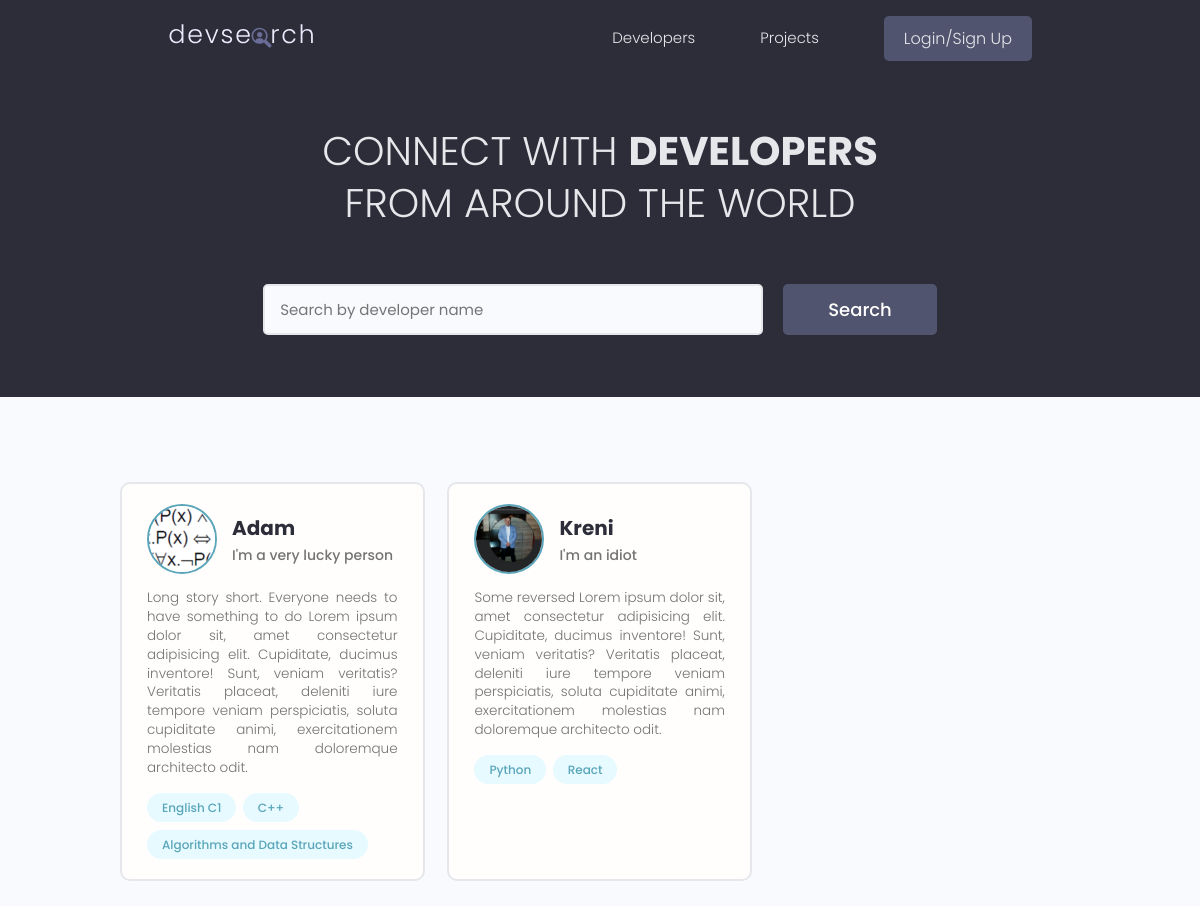
The app's page /, older data.
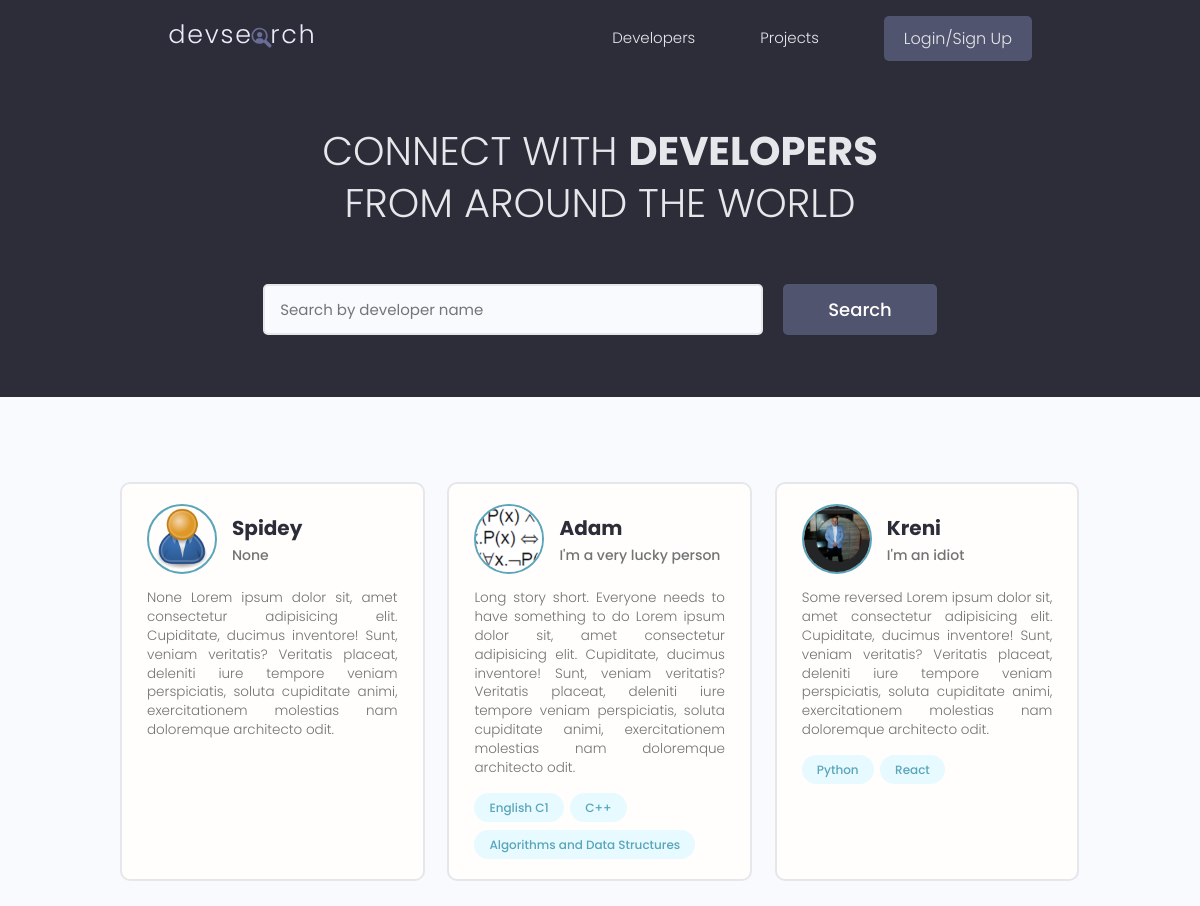
The same page, newer data.
### users/models.py (models this page shows, shortened)
class Profile(models.Model):
    user = models.OneToOneField(User, on_delete=models.CASCADE, null=True, blank=True)
    name = models.CharField(max_length=200, blank=True, null=True)
    email = models.EmailField(max_length=200, blank=True, null=True)
    username = models.CharField(max_length=200, blank=True, null=True)
    location = models.CharField(max_length=200, blank=True, null=True)
    short_intro = models.CharField(max_length=200, blank=True, null=True)
    bio = models.TextField(max_length=200, blank=True, null=True)
    profile_image = models.ImageField(null=True, blank=True, upload_to='profiles/', default='profiles/user-default.png')
    social_github = models.CharField(max_length=200, blank=True, null=True)
    social_twitter = models.CharField(max_length=200, blank=True, null=True)
    social_linkedin = models.CharField(max_length=200, blank=True, null=True)
    social_youtube = models.CharField(max_length=200, blank=True, null=True)
    social_website = models.CharField(max_length=200, blank=True, null=True)
    id = models.UUIDField(default=uuid.uuid4, primary_key=True, editable=False, unique=True)

class Skill(models.Model):
    owner = models.ForeignKey(Profile, on_delete=models.CASCADE, null=True, blank=True)
    name = models.CharField(max_length=200, blank=True, null=True)
    description = models.TextField(max_length=600, blank=True, null=True)
    created = models.DateTimeField(auto_now_add=True)
    id = models.UUIDField(default=uuid.uuid4, unique=True, primary_key=True, editable=False)

### users/views.py (the view)
# urls.py: path('', views.profiles, name='profiles'),
def profiles(request):
    profiles, search_query = searchProfiles(request)
    custom_range, profiles = paginateProfiles(request, profiles, 3)
    context = {'profiles':profiles, 'search_query':search_query, 'custom_range':custom_range}
    return render(request, 'users/profiles.html', context)

### users/utils.py (called while the page is built)
def paginateProfiles(request, profiles, results):
    page = request.GET.get('page')
    paginator = Paginator(profiles, results)
    try:
        profiles = paginator.page(page)
    except PageNotAnInteger:
        page = 1
        profiles = paginator.page(page)
    except EmptyPage:
        page = paginator.num_pages
        profiles = paginator.page(page)
    leftIndex = (int(page)-4)
    if leftIndex < 1:
        leftIndex = 1
    rightIndex = (int(page)+5)
    if rightIndex > paginator.num_pages:
        rightIndex = paginator.num_pages+1
    custom_range = range(leftIndex, rightIndex)
    return custom_range, profiles

def searchProfiles(request):
    search_query = ''
    if request.GET.get('search_query'):
        search_query = request.GET.get('search_query')
    skills = Skill.objects.filter(name__icontains=search_query)
    profiles = Profile.objects.distinct().filter(
        Q(name__icontains=search_query) |
        Q(short_intro__icontains=search_query) |
        Q(skill__in=skills)
        )
    return profiles, search_query

### users/templates/users/profiles.html (shortened to what this page needs)
 {% extends 'main.html' %}
 {% block content %}
    <main class="home">
      <section class="hero-section text-center">
        <div class="container container--narrow">
          <div class="hero-section__box">
            <h2>CONNECT WITH <span>DEVELOPERS</span></h2>
            <h2>FROM AROUND THE WORLD</h2>
          </div>
          <div class="hero-section__search">
            <form id="searchForm" class="form" action="{% url 'profiles' %}" method="get">
              <div class="form__field">
                <input class="input input--text" id="formInput#search" type="text" name="search_query"
                 value="{{ search_query }}" placeholder="Search by developer name" />
              </div>
              <input class="btn btn--sub btn--lg" type="submit" value="Search" />
            </form>
          </div>
        </div>
      </section>
      <section class="devlist">
        <div class="container">
          <div class="grid grid--three">
            {% for profile in profiles %}
            <div class="column card">
              <div class="dev">
                <a href="{% url 'user-profile' profile.id %}" class="card__body">
                  <div class="dev__profile">
                    <img class="avatar avatar--md" src="{{ profile.profile_image.url }}" alt="image" />
                    <div class="dev__meta">
                      <h3>{{ profile.name }}</h3>
                      <h5>{{ profile.short_intro|slice:"60" }}</h5>
                    </div>
                  </div>
                  <p class="dev__info">
                    {{ profile.bio|slice:"300" }} Lorem ipsum dolor sit, amet consectetur adipisicing elit. Cupiditate, ducimus inventore! Sunt,
                    veniam veritatis? Veritatis placeat, deleniti iure tempore veniam perspiciatis, soluta cupiditate
                    animi, exercitationem molestias nam doloremque architecto odit.
                  </p>
                  <div class="dev__skills">
                    {% for skill in  profile.skill_set.all|slice:"5" %}
                    <span class="tag tag--pill tag--main">
                      <small>{{skill.name}}</small>
                    </span>
                    {% endfor %}
                  </div>
                </a>
              </div>
            </div>
            {% endfor %}
          </div>
        </div>
      </section>
    </main>
 {% endblock %}

### templates/main.html (shortened to what this page needs)
<!DOCTYPE html>
{% load static %}
<html>
<head>
  <link rel="stylesheet" href="https://cdn.iconmonstr.com/1.3.0/css/iconmonstr-iconic-font.min.css" />
  <link rel="stylesheet" href="{% static 'uikit/styles/uikit.css' %}" />
  <link rel="stylesheet" href="{% static 'styles/app.css' %}" />
</head>
<body>
    {% include 'navbar.html' %}
    {% block content %}{% endblock %}
</body>
</html>

### templates/navbar.html (shortened to what this page needs)
{% load static %}
<header class="header">
    <div class="container container--narrow">
      <a href="{% url 'profiles' %}" class="header__logo" style="padding-right: 60px;">
        <img src="{% static 'images/logo.svg' %}" alt="DevSearch Logo" />
      </a>
      <nav class="header__nav">
        <ul class="header__menu">
          <li class="header__menuItem"><a href="{% url 'profiles' %}">Developers</a></li>
          <li class="header__menuItem"><a href="{% url 'projects' %}">Projects</a></li>
          {% if request.user.is_authenticated %}
          <li class="header__menuItem"><a href="{% url 'inbox' %}">Inbox</a></li>
          <li class="header__menuItem"><a href="{% url 'account' %}">Account</a></li>
          <li class="header__menuItem"><a href="{% url 'logout' %}" class="btn btn--sub">Log out</a></li>
          {% else %}
          <li class="header__menuItem"><a href="{% url 'login' %}" class="btn btn--sub">Login/Sign Up</a></li>
          {% endif %}
        </ul>
      </nav>
    </div>
  </header>

### static/styles/app.css (style rules this page uses)
:root { --color-sub: #2d2d39; }
.btn--sub { background-color: var(--color-sub-light); }
.card { border: 2px solid var(--color-light); }
img { width: 100%; }
.header { position: sticky; z-index: 111; background-color: var(--color-sub); padding: 1.5rem 0; }
.header > .container { display: flex; justify-content: space-between; align-items: center; }
.header__logo > img { height: 3.8rem; }
.header__nav > ul { display: inline-flex; align-items: center; list-style: none; gap: 6.5rem; }
.header__menuItem > a { color: var(--color-light); font-weight: 300; }
.hero-section { height: 40vh; display: flex; align-items: center; background-color: var(--color-sub); }
.hero-section__box { margin-bottom: 4rem; }
.hero-section__box > h2, .hero-section__box > h2 > span { font-size: 4rem; color: var(--color-light); line-height: 1.3; text-transform: uppercase; }
.hero-section__box > h2 { font-weight: 300; }
.hero-section__box > h2 > span { font-weight: 700; }
.hero-section__search > .form { display: flex; align-items: center; justify-content: center; gap: 2rem; }
.hero-section__search > .form input.input--text { width: 50rem; }
.devlist { margin-top: 8rem; }
.devlist .grid { align-items: stretch; }
.devlist .dev .dev__profile { display: flex; align-items: center; gap: 1.5rem; }
.devlist .dev .dev__meta h3 { color: var(--color-sub); font-size: 2rem; font-weight: 700; }
.devlist .dev .dev__meta h5 { color: var(--color-text); font-size: 1.4rem; font-weight: 500; }
.devlist .dev .dev__info { margin: 1.5rem 0; font-size: 1.35rem; line-height: 1.4; text-align: justify; }

### static/uikit/styles/modules/_variables.css (style rules this page uses)
:root { --color-main: #5aa5b9; --color-main-light: #e6faff; --color-sub: #3f4156; --color-sub-light: #51546e; --color-sub-lighter: #ededfd; --color-text: #737373; --color-gray: #8b8b8b; --color-light: #e5e7eb; --color-light-gray: #767676; --color-bg: #f8fafd; --color-white: #fffefd; --color-white-light: #f3f3f3; --color-success: #359e64; --color-success-bg: #def8e8; --color-error: #fc4b0b; --color-error-bg: #fff2ee; --font-base: 'Poppins', arial, helvetica, 'Segoe UI', roboto, ubuntu, sans-serif; --font-monospace: 'Fira Code', 'Courier New', courier, monospace; --font-regular: 300; --font-medium: 500; --font-bold: 700; --generic-shadow: 1px 1px 5px #00000010; --generic-transition: all 0.3s ease-in-out; }

### static/uikit/styles/modules/_base.css (style rules this page uses)
* { margin: 0; padding: 0; box-sizing: border-box; text-rendering: optimizeLegibility; color: inherit; font-size: inherit; }
html { font-size: 50%; }
@media only screen and (min-width: 480px) { html { font-size: 56.25%; } }
@media only screen and (min-width: 1200px) { html { font-size: 62.5%; } }
body { line-height: 1.6; font-weight: 400; font-size: 1.5rem; color: var(--color-text); background-color: var(--color-bg); min-height: 100vh; }

### static/uikit/styles/modules/_typography.css (style rules this page uses)
* { font-family: var(--font-base); }
h2 { font-size: 3.6rem; font-weight: var(--font-bold); }
h3 { font-size: 3.2rem; font-weight: var(--font-medium); }
h5 { font-size: 2.4rem; font-weight: var(--font-medium); }
h5, h6 { font-weight: var(--font-regular); }
p, span, strong { font-size: 1.6rem; color: var(--color-text); font-weight: var(--font-regular); }
a { padding-bottom: 2px; text-decoration: none; display: inline-block; color: var(--color-main); font-weight: var(--font-medium); }

### static/uikit/styles/modules/_utilities.css (style rules this page uses)
.container { width: 92%; max-width: 165rem; margin: 0 auto; box-sizing: border-box; }
.container--narrow { width: 92%; max-width: 120rem; }
@media screen and (min-width: 1000px) { .container { width: 90%; } }
@media screen and (min-width: 1000px) { .container--narrow { width: 85%; } }
@media screen and (min-width: 1200px) { .container { width: 80%; } }
@media screen and (min-width: 1200px) { .container--narrow { width: 72%; } }
.text-center { text-align: center; }

### static/uikit/styles/modules/_avatar.css (style rules this page uses)
.avatar { border-radius: 50%; border: 2px solid var(--color-main); object-fit: cover; }
.avatar--md { height: 7rem; width: 7rem; }

### static/uikit/styles/modules/_button.css (style rules this page uses)
.btn { display: inline-block; position: relative; cursor: pointer; background-color: var(--color-light); font-weight: var(--font-medium); color: var(--color-sub); text-decoration: none; padding: 1rem 2rem; border-radius: 0.5rem; border: none; width: -webkit-fit-content; width: -moz-fit-content; width: fit-content; height: -webkit-fit-content; height: -moz-fit-content; height: fit-content; font-size: 1.6rem; outline-width: 0; outline-color: transparent; -webkit-backface-visibility: hidden; backface-visibility: hidden; transition: all 0.3s ease-in-out; }
.btn--sub { background-color: var(--color-sub); color: var(--color-white); }
.btn--lg { font-size: 1.8rem; padding: 1.2rem 4.5rem; }

Row changes from the older to the newer data that the page shows:
added Profile: profile_image (placeholder picture), name "Spidey", short_intro "None", bio "None"
